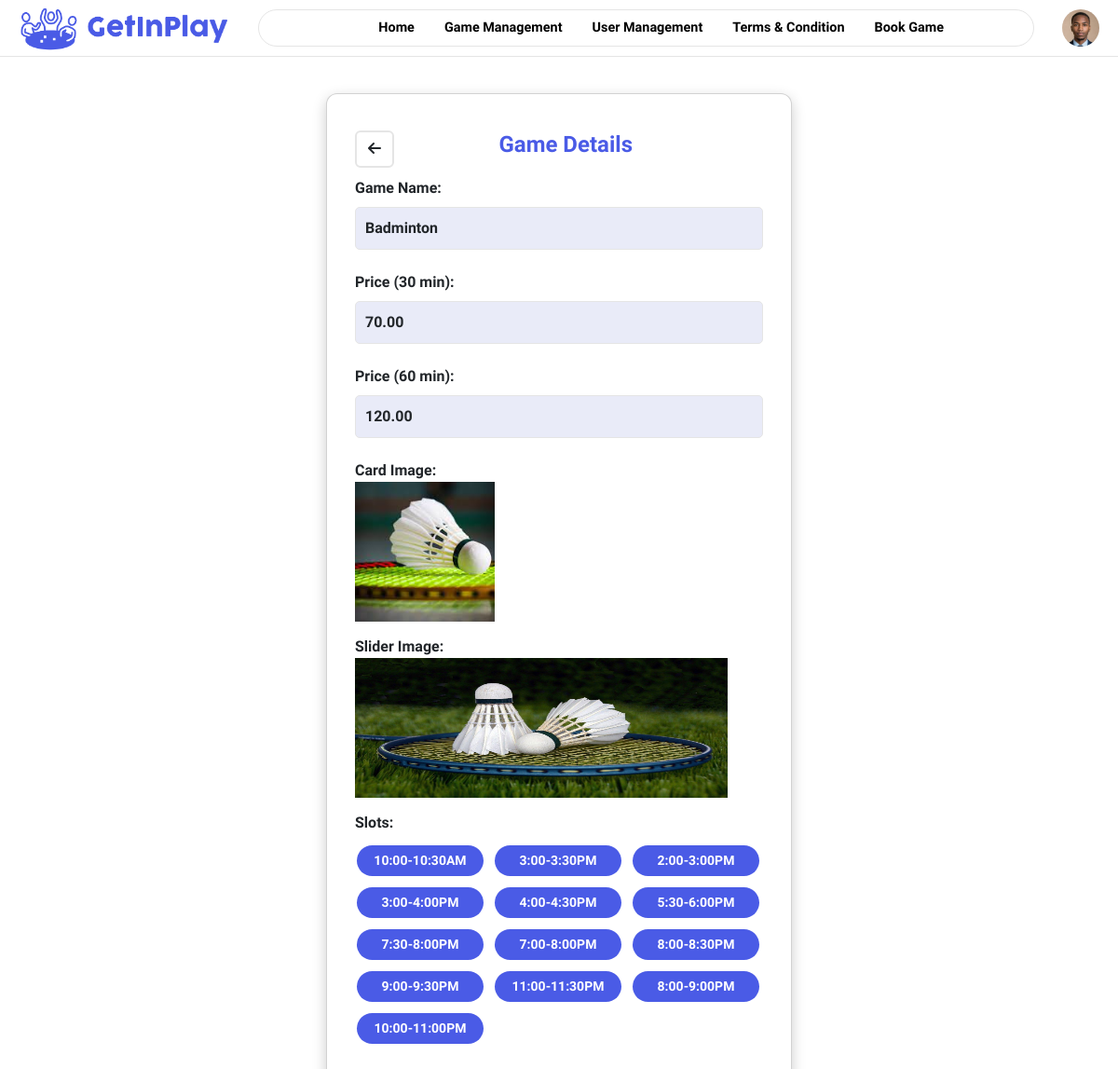
The page /final_project/admin/game_management/view_game.php?id=3 on the database its author committed.
### tables this page shows
CREATE TABLE `games` (
  `id` int(11) NOT NULL,
  `name` varchar(200) NOT NULL,
  `hour` decimal(10,2) NOT NULL,
  `half_hour` decimal(10,2) NOT NULL,
  `card_image` varchar(100) NOT NULL,
  `slider_image` varchar(100) NOT NULL,
  `slots` text NOT NULL,
  `filter_value` text NOT NULL,
  `deleteval` int(11) NOT NULL DEFAULT 1
);

### final_project/admin/game_management/view_game.php (the view, shortened to what this page needs)
<?php
include('../connect_database.php');
if (isset($_GET['id']) && is_numeric($_GET['id'])) {
    $game_id = $_GET['id'];
    $stmt = $conn->prepare("SELECT * FROM games WHERE id = ?");
    $stmt->bind_param("i", $game_id);
    $stmt->execute();
    $result = $stmt->get_result();
    if ($result->num_rows > 0) {
        $row = $result->fetch_assoc();
    } else {
        header("Location: error.php?message=No game found with this ID");
        exit;
    }
} else {
    header("Location: error.php?message=Invalid request");
    exit;
}
?>
<!DOCTYPE html>
<html lang="en">
<head>
    <link href="https://cdnjs.cloudflare.com/ajax/libs/font-awesome/6.0.0-beta3/css/all.min.css" rel="stylesheet" />
    <link rel="stylesheet" href="path/to/bootstrap.css" />
    <link href="https://cdn.jsdelivr.net/npm/bootstrap@5.3.0-alpha1/dist/css/bootstrap.min.css" rel="stylesheet">
    <link rel="stylesheet" href="../css/navbar.css">
    <link rel="stylesheet" href="../css/view_game.css">
</head>
<body>
<?php include '../outside_navbar.php' ?>
    <div class="card">
    <div class="aero">
        <button id="exit" class="btn btn-exit" onclick="window.location.href='../game_management.php'"><i class="fa-solid fa-arrow-left"></i></button>
      <h2>Game Details</h2>
</div>
        <div class="form-group">
            <label>Game Name:</label>
            <p><?php echo htmlspecialchars($row['name']); ?></p>
        </div>
        <div class="form-group">
            <label>Price (30 min):</label>
            <p><?php echo htmlspecialchars($row['half_hour']); ?></p>
        </div>
        <div class="form-group">
            <label>Price (60 min):</label>
            <p><?php echo htmlspecialchars($row['hour']); ?></p>
        </div>
        <div class="form-group">
            <label>Card Image:</label><br>
            <img src="../<?php echo htmlspecialchars($row['card_image'])?>" alt="Game Image" width="150" height="150" style="object-fit: cover;text-align: center;">
        </div>
        <div class="form-group">
            <label>Slider Image:</label><br>
            <img id="sliderimg" src="../<?php echo ($row['slider_image']); ?>" alt="Slider Image" width="400" height="150">
        </div>
        <div class="form-group">
            <label>Slots:</label>
            <div class="slots-container">
                <?php
                $slots = explode(',', $row['slots']);
                foreach ($slots as $slot) {
                    $clean_slot = trim($slot);
                    echo '<span class="slot-item">' . htmlspecialchars($clean_slot) . '</span>';
                }
                ?>
            </div>
        </div>
    </div>
</body>
</html>

### final_project/admin/css/navbar.css (style rules this page uses)
* { padding: 0; margin: 0; box-sizing: border-box; }
body { font-family: "Work Sans", serif; font-weight: bold; padding: 0; }

### final_project/admin/css/view_game.css (style rules this page uses)
body { font-family: "Work Sans", serif; color: #333; display: flex; justify-content: center; align-items: center; margin: 0; }
.card { margin: auto; margin-top: 100px; background: white; border-radius: 12px; box-shadow: 0 5px 15px rgba(0, 0, 0, 0.2); padding: 30px; width: 500px; text-align: center; height: max-content; animation: fadeIn 0.5s ease-in-out; }
#exit { border: 2px solid #E5E5E5; }
.aero { display: flex; justify-content: space-between; align-items: center; gap: 1rem; }
.card h2 { color: #4A5BE6; margin-bottom: 20px; font-size: 24px; font-weight: bold; margin-top: 10px; margin-right: 140px; }
.form-group { margin-bottom: 15px; text-align: left; }
.form-group label { font-weight: bold; }
.form-group p { background: #e9ebf8; padding: 10px; border-radius: 5px; border: 1px solid #E5E5E5; font-size: 16px; margin: 8px 0; }
.slots-container { display: flex; align-items: center; gap: 8px; flex-wrap: wrap; margin-top: 10px; }
.slot-item { background: #4A5BE6; color: white; padding: 6px 12px; border-radius: 20px; font-size: 14px; display: inline-block; margin: 2px; transition: transform 0.2s ease; width: 136px; text-align: center; }

### rows shown on the page
games: name "Badminton", half_hour "70.00", hour "120.00", card_image (picture), slider_image (picture), slots "10:00-10:30AM", slots "3:00-3:30PM", slots "2:00-3:00PM", slots "3:00-4:00PM", slots "4:00-4:30PM", slots "5:30-6:00PM", slots "7:30-8:00PM", slots "7:00-8:00PM", slots "8:00-8:30PM", slots "9:00-9:30PM", slots "11:00-11:30PM", slots "8:00-9:00PM", slots "10:00-11:00PM"
